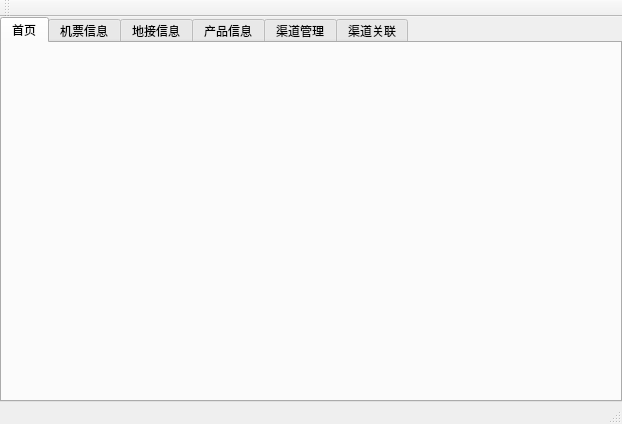
<?xml version="1.0" encoding="UTF-8"?>
<ui version="4.0">
 <class>MainWindow</class>
 <widget class="QMainWindow" name="MainWindow">
  <property name="geometry">
   <rect>
    <x>0</x>
    <y>0</y>
    <width>622</width>
    <height>424</height>
   </rect>
  </property>
  <property name="windowTitle">
   <string/>
  </property>
  <widget class="QWidget" name="centralWidget">
   <layout class="QHBoxLayout" name="horizontalLayout">
    <property name="spacing">
     <number>0</number>
    </property>
    <property name="leftMargin">
     <number>0</number>
    </property>
    <property name="topMargin">
     <number>0</number>
    </property>
    <property name="rightMargin">
     <number>0</number>
    </property>
    <property name="bottomMargin">
     <number>0</number>
    </property>
    <item>
     <widget class="QTabWidget" name="tabWidget">
      <property name="currentIndex">
       <number>0</number>
      </property>
      <widget class="QWidget" name="tab">
       <attribute name="title">
        <string>首页</string>
       </attribute>
       <layout class="QHBoxLayout" name="horizontalLayout_6">
        <property name="spacing">
         <number>0</number>
        </property>
        <property name="leftMargin">
         <number>0</number>
        </property>
        <property name="topMargin">
         <number>0</number>
        </property>
        <property name="rightMargin">
         <number>0</number>
        </property>
        <property name="bottomMargin">
         <number>0</number>
        </property>
        <item>
         <widget class="QLabel" name="label_Picture">
          <property name="text">
           <string/>
          </property>
          <property name="scaledContents">
           <bool>true</bool>
          </property>
         </widget>
        </item>
       </layout>
      </widget>
      <widget class="QWidget" name="tab_ticket">
       <attribute name="title">
        <string>机票信息</string>
       </attribute>
       <layout class="QVBoxLayout" name="verticalLayout">
        <item>
         <layout class="QGridLayout" name="gridLayout">
          <item row="0" column="0">
           <widget class="QLabel" name="label">
            <property name="text">
             <string>出发地：</string>
            </property>
           </widget>
          </item>
          <item row="0" column="1">
           <widget class="QLineEdit" name="lineEdit_Departure"/>
          </item>
          <item row="0" column="2">
           <widget class="QLabel" name="label_2">
            <property name="text">
             <string>目的地：</string>
            </property>
           </widget>
          </item>
          <item row="0" column="3">
           <widget class="QLineEdit" name="lineEdit_Destination"/>
          </item>
          <item row="1" column="0">
           <widget class="QLabel" name="label_3">
            <property name="text">
             <string>天数(1-1000)：</string>
            </property>
           </widget>
          </item>
          <item row="1" column="1">
           <widget class="QLineEdit" name="lineEdit_Day"/>
          </item>
          <item row="1" column="2">
           <widget class="QLabel" name="label_5">
            <property name="text">
             <string>编号：</string>
            </property>
           </widget>
          </item>
          <item row="1" column="3">
           <widget class="QLineEdit" name="lineEdit_No">
            <property name="enabled">
             <bool>true</bool>
            </property>
           </widget>
          </item>
          <item row="2" column="0">
           <widget class="QLabel" name="label_4">
            <property name="text">
             <string>机票名称：</string>
            </property>
           </widget>
          </item>
          <item row="2" column="1">
           <widget class="QLineEdit" name="lineEdit_Name">
            <property name="enabled">
             <bool>true</bool>
            </property>
           </widget>
          </item>
         </layout>
        </item>
        <item>
         <layout class="QHBoxLayout" name="horizontalLayout_2">
          <item>
           <widget class="QPushButton" name="pushButtonPrice">
            <property name="text">
             <string>机票价格</string>
            </property>
           </widget>
          </item>
          <item>
           <spacer name="horizontalSpacer_3">
            <property name="orientation">
             <enum>Qt::Horizontal</enum>
            </property>
            <property name="sizeHint" stdset="0">
             <size>
              <width>40</width>
              <height>20</height>
             </size>
            </property>
           </spacer>
          </item>
          <item>
           <widget class="QPushButton" name="pushButtonUpdate">
            <property name="text">
             <string>更新机票信息</string>
            </property>
           </widget>
          </item>
          <item>
           <widget class="QPushButton" name="pushButtonDelete">
            <property name="enabled">
             <bool>false</bool>
            </property>
            <property name="text">
             <string>删除机票信息</string>
            </property>
           </widget>
          </item>
          <item>
           <widget class="QPushButton" name="pushButtonCancel">
            <property name="text">
             <string>取消</string>
            </property>
           </widget>
          </item>
         </layout>
        </item>
        <item>
         <widget class="Line" name="line">
          <property name="orientation">
           <enum>Qt::Horizontal</enum>
          </property>
         </widget>
        </item>
        <item>
         <layout class="QHBoxLayout" name="horizontalLayout_3">
          <item>
           <widget class="QLabel" name="label_7">
            <property name="text">
             <string>机票产品列表：</string>
            </property>
           </widget>
          </item>
          <item>
           <spacer name="horizontalSpacer">
            <property name="orientation">
             <enum>Qt::Horizontal</enum>
            </property>
            <property name="sizeHint" stdset="0">
             <size>
              <width>40</width>
              <height>20</height>
             </size>
            </property>
           </spacer>
          </item>
          <item>
           <widget class="QLabel" name="label_6">
            <property name="text">
             <string>搜索：</string>
            </property>
           </widget>
          </item>
          <item>
           <widget class="QLineEdit" name="lineEdit_Find"/>
          </item>
         </layout>
        </item>
        <item>
         <widget class="QListWidget" name="listWidget_Ticket"/>
        </item>
       </layout>
      </widget>
      <widget class="QWidget" name="tab_service">
       <attribute name="title">
        <string>地接信息</string>
       </attribute>
       <layout class="QVBoxLayout" name="verticalLayout_2">
        <item>
         <layout class="QGridLayout" name="gridLayout_2">
          <item row="0" column="0">
           <widget class="QLabel" name="label_8">
            <property name="text">
             <string>出发地：</string>
            </property>
           </widget>
          </item>
          <item row="0" column="1">
           <widget class="QLineEdit" name="lineEdit_ServiceDeparture"/>
          </item>
          <item row="0" column="2">
           <widget class="QLabel" name="label_9">
            <property name="text">
             <string>目的地：</string>
            </property>
           </widget>
          </item>
          <item row="0" column="3">
           <widget class="QLineEdit" name="lineEdit_ServiceDestination"/>
          </item>
          <item row="1" column="0">
           <widget class="QLabel" name="label_10">
            <property name="text">
             <string>天数：</string>
            </property>
           </widget>
          </item>
          <item row="1" column="1">
           <widget class="QLineEdit" name="lineEdit_ServiceDays"/>
          </item>
          <item row="1" column="2">
           <widget class="QLabel" name="label_11">
            <property name="text">
             <string>团号：</string>
            </property>
           </widget>
          </item>
          <item row="1" column="3">
           <widget class="QLineEdit" name="lineEdit_ServiceMissionNo">
            <property name="enabled">
             <bool>false</bool>
            </property>
           </widget>
          </item>
          <item row="2" column="0">
           <widget class="QLabel" name="label_12">
            <property name="text">
             <string>机票编号：</string>
            </property>
           </widget>
          </item>
          <item row="2" column="1">
           <widget class="QLineEdit" name="lineEdit_ServiceTicketNo">
            <property name="enabled">
             <bool>false</bool>
            </property>
           </widget>
          </item>
          <item row="2" column="2">
           <widget class="QLabel" name="label_13">
            <property name="text">
             <string>名称：</string>
            </property>
           </widget>
          </item>
          <item row="2" column="3">
           <widget class="QLineEdit" name="lineEdit_ServiceName"/>
          </item>
          <item row="3" column="0">
           <widget class="QLabel" name="label_14">
            <property name="text">
             <string>编号：</string>
            </property>
           </widget>
          </item>
          <item row="3" column="1">
           <widget class="QLineEdit" name="lineEdit_ServiceNo"/>
          </item>
         </layout>
        </item>
        <item>
         <layout class="QHBoxLayout" name="horizontalLayout_4">
          <item>
           <widget class="QPushButton" name="pushButton_ServicePrice">
            <property name="text">
             <string>价格</string>
            </property>
           </widget>
          </item>
          <item>
           <spacer name="horizontalSpacer_2">
            <property name="orientation">
             <enum>Qt::Horizontal</enum>
            </property>
            <property name="sizeHint" stdset="0">
             <size>
              <width>40</width>
              <height>20</height>
             </size>
            </property>
           </spacer>
          </item>
          <item>
           <widget class="QPushButton" name="pushButton_ServiceUpdate">
            <property name="text">
             <string>更新地接信息</string>
            </property>
           </widget>
          </item>
          <item>
           <widget class="QPushButton" name="pushButton_ServiceDelete">
            <property name="enabled">
             <bool>false</bool>
            </property>
            <property name="text">
             <string>删除</string>
            </property>
           </widget>
          </item>
          <item>
           <widget class="QPushButton" name="pushButton_ServiceCancel">
            <property name="text">
             <string>取消</string>
            </property>
           </widget>
          </item>
         </layout>
        </item>
        <item>
         <widget class="Line" name="line_2">
          <property name="orientation">
           <enum>Qt::Horizontal</enum>
          </property>
         </widget>
        </item>
        <item>
         <layout class="QHBoxLayout" name="horizontalLayout_5">
          <item>
           <widget class="QLabel" name="label_15">
            <property name="text">
             <string>地接列表：</string>
            </property>
           </widget>
          </item>
          <item>
           <spacer name="horizontalSpacer_4">
            <property name="orientation">
             <enum>Qt::Horizontal</enum>
            </property>
            <property name="sizeHint" stdset="0">
             <size>
              <width>40</width>
              <height>20</height>
             </size>
            </property>
           </spacer>
          </item>
          <item>
           <widget class="QLabel" name="label_16">
            <property name="text">
             <string>搜索：</string>
            </property>
           </widget>
          </item>
          <item>
           <widget class="QLineEdit" name="lineEdit_ServiceFind"/>
          </item>
         </layout>
        </item>
        <item>
         <widget class="QListWidget" name="listWidget_Service"/>
        </item>
       </layout>
      </widget>
      <widget class="QWidget" name="tab_product">
       <attribute name="title">
        <string>产品信息</string>
       </attribute>
       <layout class="QVBoxLayout" name="verticalLayout_6">
        <item>
         <layout class="QGridLayout" name="gridLayout_5">
          <item row="0" column="0">
           <widget class="QLabel" name="label_26">
            <property name="text">
             <string>出发地：</string>
            </property>
           </widget>
          </item>
          <item row="0" column="1">
           <widget class="QLineEdit" name="lineEdit_ProductDeparture"/>
          </item>
          <item row="0" column="2">
           <widget class="QLabel" name="label_27">
            <property name="text">
             <string>目的地：</string>
            </property>
           </widget>
          </item>
          <item row="0" column="3">
           <widget class="QLineEdit" name="lineEdit_ProductDestination"/>
          </item>
          <item row="1" column="0">
           <widget class="QLabel" name="label_28">
            <property name="text">
             <string>天数：</string>
            </property>
           </widget>
          </item>
          <item row="1" column="1">
           <widget class="QLineEdit" name="lineEdit_ProductDays"/>
          </item>
          <item row="1" column="2">
           <widget class="QLabel" name="label_29">
            <property name="text">
             <string>团号：</string>
            </property>
           </widget>
          </item>
          <item row="1" column="3">
           <widget class="QLineEdit" name="lineEdit_ProductMissionNo"/>
          </item>
          <item row="2" column="0">
           <widget class="QLabel" name="label_30">
            <property name="text">
             <string>名称：</string>
            </property>
           </widget>
          </item>
          <item row="2" column="1">
           <widget class="QLineEdit" name="lineEdit_ProductName"/>
          </item>
          <item row="2" column="2">
           <widget class="QLabel" name="label_31">
            <property name="text">
             <string>编号：</string>
            </property>
           </widget>
          </item>
          <item row="2" column="3">
           <widget class="QLineEdit" name="lineEdit_ProductNo"/>
          </item>
          <item row="3" column="0">
           <widget class="QLabel" name="label_32">
            <property name="text">
             <string>机票编号：</string>
            </property>
           </widget>
          </item>
          <item row="3" column="1">
           <widget class="QLineEdit" name="lineEdit_ProductTicketNo"/>
          </item>
          <item row="3" column="2">
           <widget class="QLabel" name="label_33">
            <property name="text">
             <string>地接编号：</string>
            </property>
           </widget>
          </item>
          <item row="3" column="3">
           <widget class="QLineEdit" name="lineEdit_ProductServiceNo"/>
          </item>
         </layout>
        </item>
        <item>
         <layout class="QHBoxLayout" name="horizontalLayout_12">
          <item>
           <spacer name="horizontalSpacer_9">
            <property name="orientation">
             <enum>Qt::Horizontal</enum>
            </property>
            <property name="sizeHint" stdset="0">
             <size>
              <width>40</width>
              <height>20</height>
             </size>
            </property>
           </spacer>
          </item>
          <item>
           <widget class="QPushButton" name="pushButton_ProductUpdate">
            <property name="text">
             <string>更新产品</string>
            </property>
           </widget>
          </item>
          <item>
           <widget class="QPushButton" name="pushButton_ProductDel">
            <property name="enabled">
             <bool>false</bool>
            </property>
            <property name="text">
             <string>删除</string>
            </property>
           </widget>
          </item>
          <item>
           <widget class="QPushButton" name="pushButton_ProductCancel">
            <property name="text">
             <string>取消</string>
            </property>
           </widget>
          </item>
         </layout>
        </item>
        <item>
         <widget class="Line" name="line_7">
          <property name="orientation">
           <enum>Qt::Horizontal</enum>
          </property>
         </widget>
        </item>
        <item>
         <layout class="QHBoxLayout" name="horizontalLayout_13">
          <item>
           <widget class="QLabel" name="label_34">
            <property name="text">
             <string>产品列表：</string>
            </property>
           </widget>
          </item>
          <item>
           <spacer name="horizontalSpacer_10">
            <property name="orientation">
             <enum>Qt::Horizontal</enum>
            </property>
            <property name="sizeHint" stdset="0">
             <size>
              <width>40</width>
              <height>20</height>
             </size>
            </property>
           </spacer>
          </item>
          <item>
           <widget class="QLabel" name="label_35">
            <property name="text">
             <string>搜索：</string>
            </property>
           </widget>
          </item>
          <item>
           <widget class="QLineEdit" name="lineEdit_ProductFind"/>
          </item>
         </layout>
        </item>
        <item>
         <widget class="QTableWidget" name="tableWidget_ProductList">
          <property name="editTriggers">
           <set>QAbstractItemView::NoEditTriggers</set>
          </property>
          <property name="selectionBehavior">
           <enum>QAbstractItemView::SelectRows</enum>
          </property>
         </widget>
        </item>
       </layout>
      </widget>
      <widget class="QWidget" name="tab_Channel">
       <attribute name="title">
        <string>渠道管理</string>
       </attribute>
       <layout class="QVBoxLayout" name="verticalLayout_3">
        <item>
         <layout class="QGridLayout" name="gridLayout_3">
          <item row="0" column="0">
           <widget class="QLabel" name="label_17">
            <property name="text">
             <string>渠道名称：</string>
            </property>
           </widget>
          </item>
          <item row="0" column="1">
           <widget class="QLineEdit" name="lineEdit_ChannelName"/>
          </item>
          <item row="1" column="0">
           <widget class="QLabel" name="label_19">
            <property name="text">
             <string>店铺账号：</string>
            </property>
           </widget>
          </item>
          <item row="1" column="1">
           <widget class="QLineEdit" name="lineEdit_Account"/>
          </item>
          <item row="1" column="2">
           <widget class="QLabel" name="label_20">
            <property name="text">
             <string>店铺密码：</string>
            </property>
           </widget>
          </item>
          <item row="1" column="3">
           <widget class="QLineEdit" name="lineEdit_Password"/>
          </item>
         </layout>
        </item>
        <item>
         <layout class="QHBoxLayout" name="horizontalLayout_7">
          <item>
           <spacer name="horizontalSpacer_5">
            <property name="orientation">
             <enum>Qt::Horizontal</enum>
            </property>
            <property name="sizeHint" stdset="0">
             <size>
              <width>40</width>
              <height>20</height>
             </size>
            </property>
           </spacer>
          </item>
          <item>
           <widget class="QPushButton" name="pushButton_ChannelUpdate">
            <property name="text">
             <string>更新渠道</string>
            </property>
           </widget>
          </item>
          <item>
           <widget class="QPushButton" name="pushButton_ChannelDel">
            <property name="text">
             <string>删除</string>
            </property>
           </widget>
          </item>
          <item>
           <widget class="QPushButton" name="pushButton_ChannelCancel">
            <property name="text">
             <string>取消</string>
            </property>
           </widget>
          </item>
         </layout>
        </item>
        <item>
         <widget class="Line" name="line_3">
          <property name="orientation">
           <enum>Qt::Horizontal</enum>
          </property>
         </widget>
        </item>
        <item>
         <layout class="QHBoxLayout" name="horizontalLayout_8">
          <item>
           <widget class="QLabel" name="label_23">
            <property name="text">
             <string>渠道列表：</string>
            </property>
           </widget>
          </item>
          <item>
           <spacer name="horizontalSpacer_6">
            <property name="orientation">
             <enum>Qt::Horizontal</enum>
            </property>
            <property name="sizeHint" stdset="0">
             <size>
              <width>40</width>
              <height>20</height>
             </size>
            </property>
           </spacer>
          </item>
          <item>
           <widget class="QLabel" name="label_ChannelFind">
            <property name="text">
             <string>搜索：</string>
            </property>
           </widget>
          </item>
          <item>
           <widget class="QLineEdit" name="lineEdit_ChannelFind"/>
          </item>
         </layout>
        </item>
        <item>
         <widget class="QTableWidget" name="tableWidget_Channel">
          <property name="editTriggers">
           <set>QAbstractItemView::NoEditTriggers</set>
          </property>
          <property name="selectionBehavior">
           <enum>QAbstractItemView::SelectRows</enum>
          </property>
          <property name="rowCount">
           <number>0</number>
          </property>
          <property name="columnCount">
           <number>0</number>
          </property>
         </widget>
        </item>
       </layout>
      </widget>
      <widget class="QWidget" name="tab_ChannelRelation">
       <attribute name="title">
        <string>渠道关联</string>
       </attribute>
       <layout class="QVBoxLayout" name="verticalLayout_5">
        <item>
         <layout class="QHBoxLayout" name="horizontalLayout_10">
          <item>
           <widget class="QListWidget" name="listWidget_ChannelList">
            <property name="sizePolicy">
             <sizepolicy hsizetype="Preferred" vsizetype="Expanding">
              <horstretch>0</horstretch>
              <verstretch>0</verstretch>
             </sizepolicy>
            </property>
           </widget>
          </item>
          <item>
           <widget class="Line" name="line_5">
            <property name="orientation">
             <enum>Qt::Vertical</enum>
            </property>
           </widget>
          </item>
          <item>
           <layout class="QVBoxLayout" name="verticalLayout_4">
            <item>
             <layout class="QGridLayout" name="gridLayout_4">
              <item row="0" column="0">
               <widget class="QLabel" name="label_18">
                <property name="text">
                 <string>产品信息编号:</string>
                </property>
               </widget>
              </item>
              <item row="0" column="1">
               <widget class="QLineEdit" name="lineEdit_ChannelPickServiceID"/>
              </item>
              <item row="1" column="0">
               <widget class="QLabel" name="label_21">
                <property name="text">
                 <string>关联产品编号：</string>
                </property>
               </widget>
              </item>
              <item row="1" column="1">
               <widget class="QLineEdit" name="lineEdit_ShopProductID"/>
              </item>
              <item row="2" column="0">
               <widget class="QLabel" name="label_22">
                <property name="text">
                 <string>关联产品名称：</string>
                </property>
               </widget>
              </item>
              <item row="2" column="1">
               <widget class="QLineEdit" name="lineEdit_ShopProductName"/>
              </item>
             </layout>
            </item>
            <item>
             <layout class="QHBoxLayout" name="horizontalLayout_9">
              <item>
               <spacer name="horizontalSpacer_7">
                <property name="orientation">
                 <enum>Qt::Horizontal</enum>
                </property>
                <property name="sizeHint" stdset="0">
                 <size>
                  <width>40</width>
                  <height>20</height>
                 </size>
                </property>
               </spacer>
              </item>
              <item>
               <widget class="QPushButton" name="pushButton_ChannelRelationUpdate">
                <property name="text">
                 <string>更新</string>
                </property>
               </widget>
              </item>
              <item>
               <widget class="QPushButton" name="pushButton_ChannelRelationDel">
                <property name="text">
                 <string>删除</string>
                </property>
               </widget>
              </item>
              <item>
               <widget class="QPushButton" name="pushButton_ChannelRelationCancel">
                <property name="text">
                 <string>取消</string>
                </property>
               </widget>
              </item>
             </layout>
            </item>
            <item>
             <widget class="Line" name="line_4">
              <property name="orientation">
               <enum>Qt::Horizontal</enum>
              </property>
             </widget>
            </item>
            <item>
             <widget class="QTableWidget" name="tableWidget_ChannelRelation">
              <property name="editTriggers">
               <set>QAbstractItemView::NoEditTriggers</set>
              </property>
              <property name="selectionMode">
               <enum>QAbstractItemView::ExtendedSelection</enum>
              </property>
              <property name="selectionBehavior">
               <enum>QAbstractItemView::SelectRows</enum>
              </property>
             </widget>
            </item>
           </layout>
          </item>
         </layout>
        </item>
        <item>
         <layout class="QHBoxLayout" name="horizontalLayout_11">
          <item>
           <widget class="QLabel" name="label_24">
            <property name="text">
             <string>产品信息列表：</string>
            </property>
           </widget>
          </item>
          <item>
           <spacer name="horizontalSpacer_8">
            <property name="orientation">
             <enum>Qt::Horizontal</enum>
            </property>
            <property name="sizeHint" stdset="0">
             <size>
              <width>40</width>
              <height>20</height>
             </size>
            </property>
           </spacer>
          </item>
          <item>
           <widget class="QLabel" name="label_25">
            <property name="text">
             <string>搜索：</string>
            </property>
           </widget>
          </item>
          <item>
           <widget class="QLineEdit" name="lineEdit_ChannelServiceSearch"/>
          </item>
         </layout>
        </item>
        <item>
         <widget class="Line" name="line_6">
          <property name="orientation">
           <enum>Qt::Horizontal</enum>
          </property>
         </widget>
        </item>
        <item>
         <widget class="QTableWidget" name="tableWidget_ChannelServiceList">
          <property name="selectionMode">
           <enum>QAbstractItemView::ExtendedSelection</enum>
          </property>
          <property name="selectionBehavior">
           <enum>QAbstractItemView::SelectRows</enum>
          </property>
         </widget>
        </item>
       </layout>
      </widget>
     </widget>
    </item>
   </layout>
  </widget>
  <widget class="QMenuBar" name="menuBar">
   <property name="geometry">
    <rect>
     <x>0</x>
     <y>0</y>
     <width>622</width>
     <height>23</height>
    </rect>
   </property>
  </widget>
  <widget class="QToolBar" name="mainToolBar">
   <attribute name="toolBarArea">
    <enum>TopToolBarArea</enum>
   </attribute>
   <attribute name="toolBarBreak">
    <bool>false</bool>
   </attribute>
  </widget>
  <widget class="QStatusBar" name="statusBar"/>
 </widget>
 <layoutdefault spacing="6" margin="11"/>
 <resources/>
 <connections/>
</ui>
